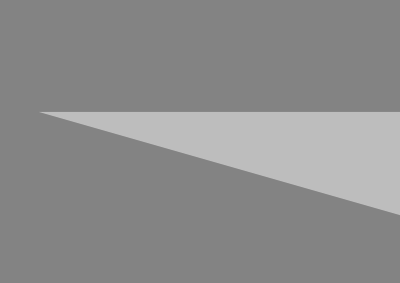
#> input picture data/wedge.png, 400 x 283 px
$ jupyter execute --allow-errors Synthetics.ipynb   (shell and % lines are left out)
#> lines starting #> are read from the running program, lines starting #| are printed output that depends on the picture
# Forward modeling

We often want to try to predict what the earth will look like in seismic. This can help us interpret seismic, or just hone our intuition about tuning or interference.

In this notebook, we look at several ways to forward model seismic data, starting with a very simple 1D model, then moving to real well logs, then to 2D models.

In the course of the notebook, we'll see the following important digital concepts:

- Modeling a physical problem in code is a useful skill.
- Gradually solving a complex problem by iterating and plotting.
- How NumPy's n-dimensional arrays deal magically with multi-dimensional data.
- There's not much difference in our code between toy models and realistic models.
- How Jupyter can help us make interactive displays to help us learn.

----

## 1D synthetic

[cell 1]
import numpy as np

import matplotlib.pyplot as plt

[cell 2]
vp = np.ones(100) * 2000
rho = np.ones(100) * 2500

imp = vp * rho

plt.plot(imp)
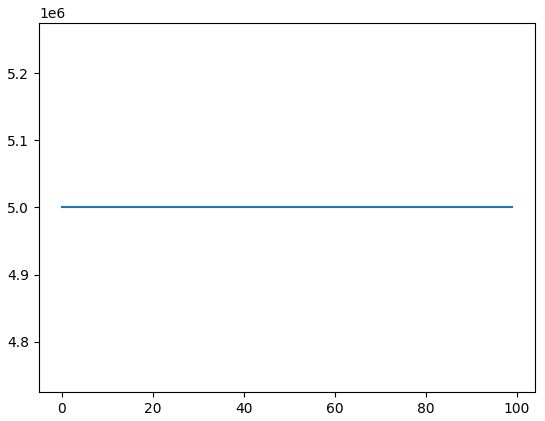
#> figure drawn by matplotlib, 1 panel

[cell 3]
vp[33:66] = 2100
vp[66:] = 2050

rho[33:66] = 2550
rho[66:] = 2500

imp = vp * rho

plt.plot(imp)
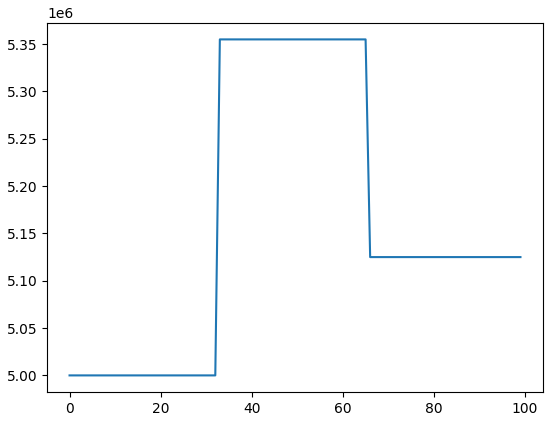
#> figure drawn by matplotlib, 1 panel; curve peaks at x = 33, y = 5355000

[cell 4]
rc = np.diff(imp)

plt.stem(rc)
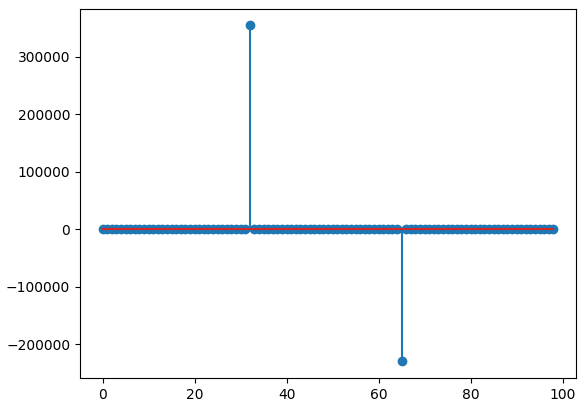
#> figure drawn by matplotlib, 1 panel; curve peaks at x = 32, y = 355000

[cell 5]
import bruges

#> (the rest of this cell did not finish here and is left out)

#> (a cell that did not finish here is left out)

## Real data

[cell 7]
from welly import Well

#> (the rest of this cell did not finish here and is left out)

#> (a cell that did not finish here is left out)

#> (a cell that did not finish here is left out)

#> (a cell that did not finish here is left out)

#> (a cell that did not finish here is left out)

#> (a cell that did not finish here is left out)

[cell 13]
plt.stem(rc.real[:20])
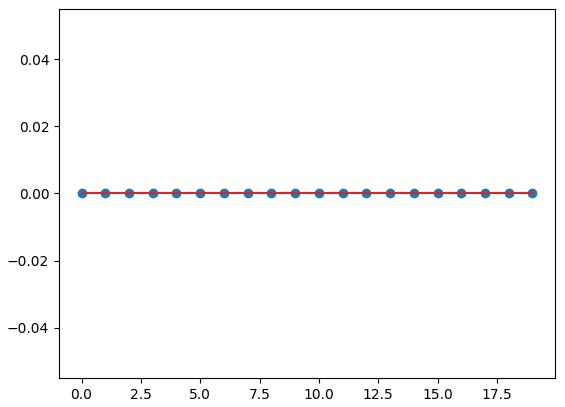
#> figure drawn by matplotlib, 1 panel

#> (a cell that did not finish here is left out)

#> (a cell that did not finish here is left out)

#> (a cell that did not finish here is left out)

[cell 17]
def make_syn(rc, w):
    func = lambda tr: np.convolve(tr, w, mode='same')
    syn = np.apply_along_axis(func, arr=rc, axis=-1)
    return syn.T

#> (the rest of this cell did not finish here and is left out)

## A 2D model

[cell 18]
import matplotlib.image as img

model = img.imread("../data/wedge.png")
#> model is the input picture: shape (283, 400, 4) float32; mean R, G, B, A 0.552, 0.552, 0.552, 1
model = model[..., 0]
#> model: shape (283, 400) float32
model.shape
#> Out = (283, 400)
